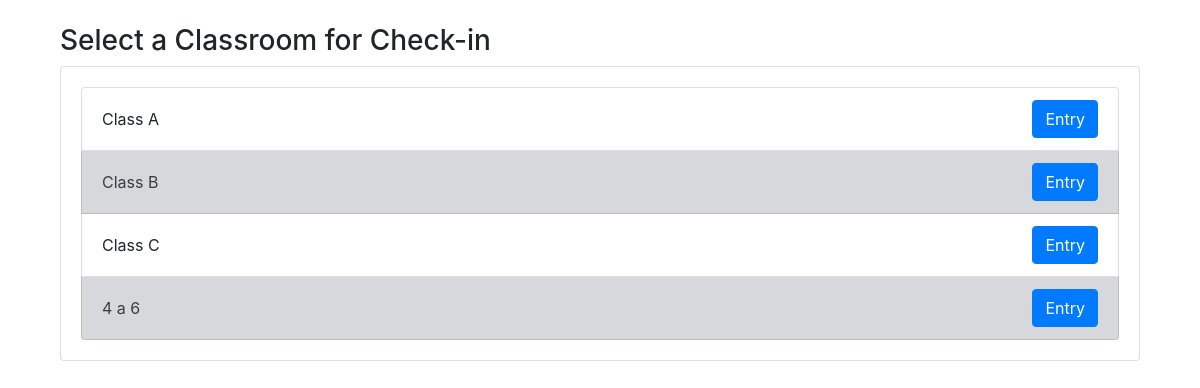
Page /check-in/ (signed in) on the earlier database version.
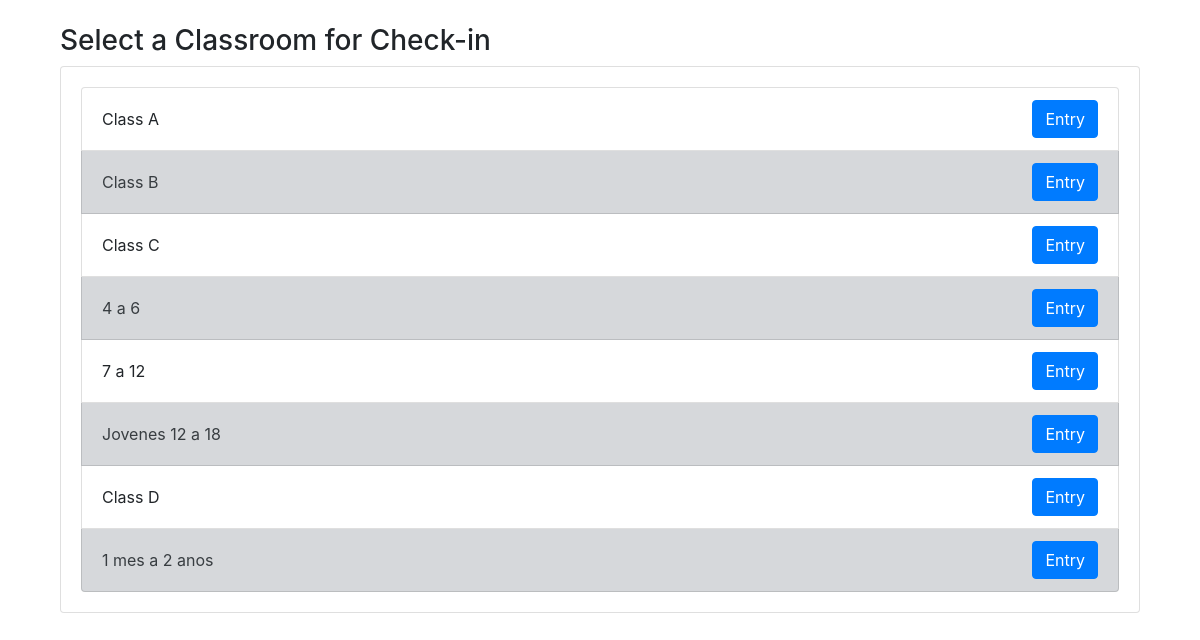
Same page on the later database version.
### classApp/models.py (models this page shows, shortened)
class Classroom(models.Model):
    name = models.CharField(max_length=255, unique=True)
    created_by = models.ForeignKey(User, on_delete=models.CASCADE)
    created_at = models.DateTimeField(auto_now_add=True)

### classApp/views.py (the view, shortened to what this page needs)
# urls.py: path('check-in/', views.check_in, name='check_in'),
@login_required
def check_in(request):
    classrooms = Classroom.objects.all()
    return render(request, 'list_classrooms.html', {'classrooms': classrooms})

### classApp/templates/list_classrooms.html
{% extends 'base.html' %}
{% block content %}
<div class="container mt-4">
    <h3>Select a Classroom for Check-in</h3>
    <div class="card">
        <div class="card-body">
            <ul class="list-group">
                {% for classroom in classrooms %}
                    <li class="list-group-item {% if forloop.counter|divisibleby:2 %}list-group-item-secondary{% endif %} d-flex justify-content-between align-items-center">
                        {{ classroom.name }}
                        <a href="{% url 'check_in' %}?classroom_id={{ classroom.id }}" class="btn btn-primary">Entry</a>
                    </li>
                {% endfor %}
            </ul>
        </div>
    </div>
</div>
{% endblock %}

Differences in the rows shown:
added Classroom: name "7 a 12"
added Classroom: name "Jovenes 12 a 18"
added Classroom: name "Class D"
added Classroom: name "1 mes a 2 anos"
